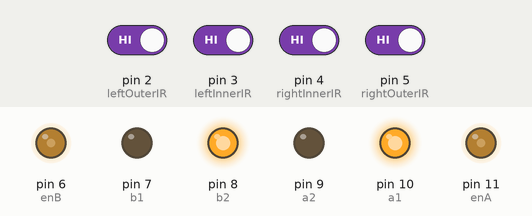
This sketch was run on a simulated Arduino Uno, built with avr-gcc and run on an emulated ATmega328P. Shown: output pins drawn as LEDs (lit = HIGH). Inputs (shaded band) come from the test bench; at power-on: pin 2 (leftOuterIR), pin 3 (leftInnerIR), pin 4 (rightInnerIR), pin 5 (rightOuterIR) HIGH.

Above: at 1.2 s.
1.3 s: pin 2 (leftOuterIR) driven LOW
At 2.5 s:
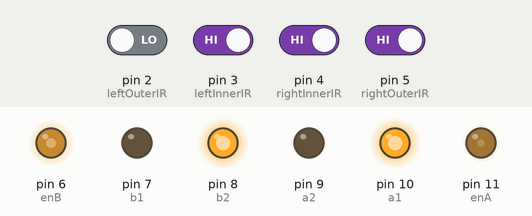
2.8 s: pin 3 (leftInnerIR) driven LOW
At 3.6 s:
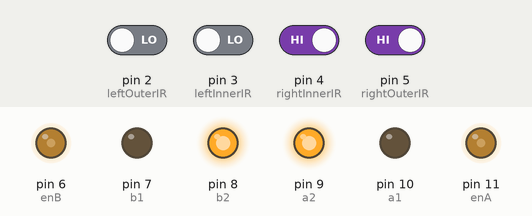
4.3 s: pin 5 (rightOuterIR) driven LOW
At 5.0 s:
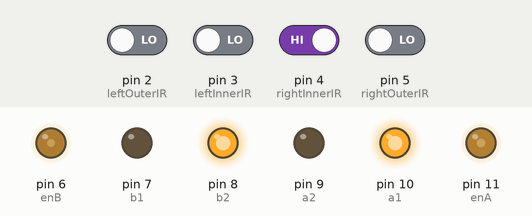
5.8 s: pin 4 (rightInnerIR) driven LOW
At 7.0 s:
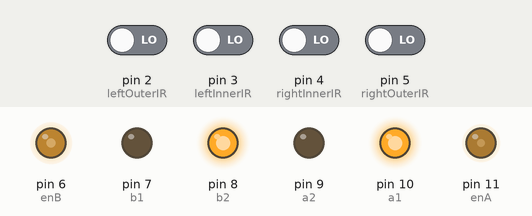
7.3 s: pin 2 (leftOuterIR) driven HIGH
At 8.2 s:
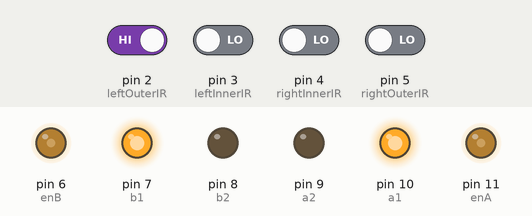
8.8 s: pin 4 (rightInnerIR) driven HIGH
At 9.7 s:
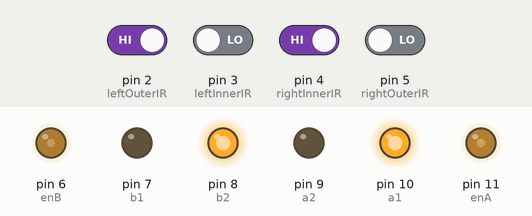
Timing chart, 0 to 11.3 s (numbered marks = the images above; inputs shaded):
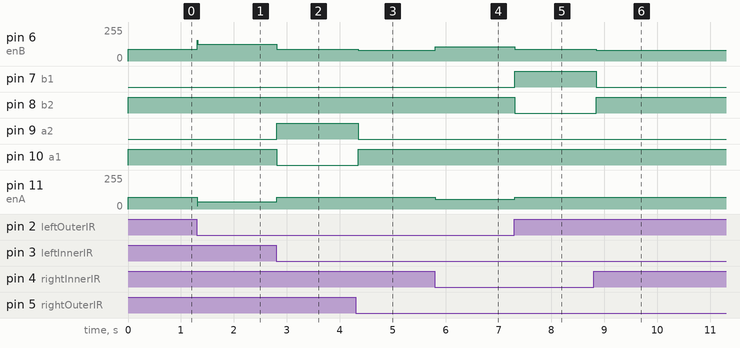

Measured:
- after the input at 1.3 s, pin 6 (enB): 90/255 → 126/255 at once; pin 11 (enA): 90/255 → 54/255 at once
- after the input at 2.8 s, pin 6 (enB): 126/255 → 90/255 at once; pin 9 (a2): LOW → HIGH at once; pin 10 (a1): HIGH → LOW at once; pin 11 (enA): 54/255 → 90/255 at once
- after the input at 4.3 s, pin 6 (enB): 90/255 → 80/255 after 0.05 s; pin 9 (a2): HIGH → LOW after 0.05 s; pin 10 (a1): LOW → HIGH after 0.05 s
- after the input at 5.8 s, pin 6 (enB): 80/255 → 108/255 at once; pin 11 (enA): 90/255 → 72/255 at once
- after the input at 7.3 s, pin 6 (enB): 108/255 → 90/255 at once; pin 7 (b1): LOW → HIGH at once; pin 8 (b2): HIGH → LOW at once; pin 11 (enA): 72/255 → 90/255 at once
- after the input at 8.8 s, pin 6 (enB): 90/255 → 80/255 after 0.05 s; pin 7 (b1): HIGH → LOW after 0.05 s; pin 8 (b2): LOW → HIGH after 0.05 s

The sketch:

car.ino
```cpp
#define STOP      0
#define RUN       1
#define BACK      2
#define LEFT      3
#define RIGHT     4
#define SOFT_LEFT 5   // 左缓弯
#define SOFT_RIGHT 6  // 右缓弯
#define SHARP_LEFT 7  // 左锐角弯（直角）
#define SHARP_RIGHT 8 // 右锐角弯（直角）

// 电机引脚
int a1 = 10;    // 右电机IN1
int a2 = 9;     // 右电机IN2
int b1 = 7;     // 左电机IN3
int b2 = 8;     // 左电机IN4

//电机使能pwm
int enA = 11;   // 右电机PWM使能
int enB = 6;    // 左电机PWM使能

// 传感器引脚（从左到右排列）
int leftOuterIR = 2;  // 左外
int leftInnerIR = 3;  // 左内
int rightInnerIR = 4; // 右内
int rightOuterIR = 5; // 右外

// 控制参数（优化后的值）
int baseSpeed = 90;        // 提高基础速度
int softTurnSpeed = 80;    // 缓转速度（单侧减速）
int sharpTurnSpeed = 90;   // 急转速度（单侧反转）
int recoverSpeed = 80;     // 回归轨道时的速度

// PID控制参数（优化后的值）
float Kp = 12.0;        // 降低比例系数
float Kd = 10.0;         // 提高微分系数
float error = 0;
float lastError = 0;
float derivative = 0;
float pidOutput = 0;

// 转向状态管理
int currentTurn = 0;    // 0-无转向，1-左转向，2-右转向
unsigned long turnStartTime = 0; // 转向开始时间
const unsigned long sharpTurnDuration = 7000; // 锐角弯持续时间(ms)
const unsigned long maxTurnTime = 8000;      // 最大转向时间(ms)
bool isRecovering = false; // 是否正在恢复寻迹状态

void setup() {
  // 初始化电机引脚
  pinMode(a1, OUTPUT);
  pinMode(a2, OUTPUT);
  pinMode(b1, OUTPUT);
  pinMode(b2, OUTPUT);
  pinMode(enA, OUTPUT);  // 初始化右电机PWM使能引脚
  pinMode(enB, OUTPUT);  // 初始化左电机PWM使能引脚

  // 初始化传感器引脚
  pinMode(leftOuterIR, INPUT_PULLUP); // 使用上拉电阻，检测到黑线时为LOW
  pinMode(leftInnerIR, INPUT_PULLUP);
  pinMode(rightInnerIR, INPUT_PULLUP);
  pinMode(rightOuterIR, INPUT_PULLUP);

  Serial.begin(9600); // 用于调试
}

void loop() {
  // 检测到黑线时为HIGH
  bool LOuter = digitalRead(leftOuterIR) == HIGH;
  bool LInner = digitalRead(leftInnerIR) == HIGH;
  bool RInner = digitalRead(rightInnerIR) == HIGH;
  bool ROuter = digitalRead(rightOuterIR) == HIGH;

  // 计算PID误差
  calculateError(LOuter, LInner, RInner, ROuter);

  // 执行PID计算
  computePID();

  // 检查转向超时
  if (currentTurn != 0 && millis() - turnStartTime > maxTurnTime) {
    currentTurn = 0; // 强制结束转向
    isRecovering = false;
  }

  // 循迹逻辑（优先级从高到低）
  if (LOuter && LInner && RInner && ROuter) {
    // 所有传感器检测到线：十字路口或停车线 - 继续行走
    drive(RUN, baseSpeed, baseSpeed);
    currentTurn = 0;
    isRecovering = false;
  }
  else if ((LOuter || (LOuter && LInner)) && !(ROuter || RInner)) {
    // 左急弯（直角或锐角）：左外或左外+左内触发
    startTurn(1);
    isRecovering = false;
    drive(SHARP_LEFT, sharpTurnSpeed, sharpTurnSpeed);
    delay(100);
  }
  else if ((ROuter || (ROuter && RInner)) && !(LOuter || LInner)) {
    // 右急弯（直角或锐角）：右外或右外+右内触发
    startTurn(2);
    isRecovering = false;
    drive(SHARP_RIGHT, sharpTurnSpeed, sharpTurnSpeed);
    delay(100);
  }
  else if (LInner && !RInner) {
    // 左内检测到线：轻微右转（右轮减速）
    drive(SOFT_RIGHT, baseSpeed, softTurnSpeed);
    currentTurn = 0; // 结束之前的转向状态
    isRecovering = false;
  }
  else if (!LInner && RInner) {
    // 右内检测到线：轻微左转（左轮减速）
    drive(SOFT_LEFT, softTurnSpeed, baseSpeed);
    currentTurn = 0; // 结束之前的转向状态
    isRecovering = false;
  }
  else if (!LInner && !RInner && !LOuter && !ROuter) {
    // 所有传感器未检测到线
    if (currentTurn != 0) {
      // 继续之前的转向或开始恢复寻迹
      if (!isRecovering) {
        isRecovering = true;
        turnStartTime = millis(); // 重置计时器用于恢复状态
      }
      continueTurn();
    } else {
      // 直行 + PID微调
      drive(RUN, baseSpeed + pidOutput, baseSpeed - pidOutput);
      isRecovering = false;
    }
  }
  else {
    // 其他情况：使用PID控制直行
    drive(RUN, baseSpeed + pidOutput, baseSpeed - pidOutput);
    isRecovering = false;
  }

  // 检查锐角弯是否完成
  if (isRecovering) {
    // 检测是否已回到轨道
    if ((currentTurn == 1 && (LInner || RInner)) ||
        (currentTurn == 2 && (RInner || LInner))) {
      currentTurn = 0;
      isRecovering = false;
    }
  }

  delay(10); // 控制循环频率
}

// 开始新的转向
void startTurn(int direction) {
  if (currentTurn != direction) {
    currentTurn = direction;
    turnStartTime = millis();
    isRecovering = false;
  }
}

// 继续转向
void continueTurn() {
  if (currentTurn == 1) {
    drive(SHARP_LEFT, recoverSpeed, recoverSpeed);
  } else if (currentTurn == 2) {
    drive(SHARP_RIGHT, recoverSpeed, recoverSpeed);
  }
}

// 计算PID误差（优化）
void calculateError(bool LOuter, bool LInner, bool RInner, bool ROuter) {
  // 更精确的误差计算
  if (LOuter && !ROuter) error = -3.0;        // 强左偏
  else if (LOuter && ROuter) error = lastError; // 十字路口保持原误差
  else if (LInner && !RInner) error = -1.5;   // 中左偏
  else if (!LInner && RInner) error = 1.5;    // 中右偏
  else if (ROuter && !LOuter) error = 3.0;    // 强右偏
  else if (LInner && RInner) error = 0;       // 居中
  else error = lastError;                     // 其他情况保持误差
}

// 执行PID计算（优化）
void computePID() {
  // 仅当不需要急转弯时使用PID
  if (currentTurn == 0 && !isRecovering) {
    derivative = error - lastError;
    pidOutput = Kp * error + Kd * derivative;

    // 限制输出范围
    if (pidOutput > baseSpeed) pidOutput = baseSpeed;
    if (pidOutput < -baseSpeed) pidOutput = -baseSpeed;

    lastError = error;
  } else {
    // 转向时重置PID
    pidOutput = 0;
    lastError = 0;
  }
}

// 电机驱动函数（优化）
void drive(int mode, int leftSpeed, int rightSpeed) {
  leftSpeed = constrain(leftSpeed, 0, 255);
  rightSpeed = constrain(rightSpeed, 0, 255);

  switch (mode) {
    case RUN: // 直行
      // 左电机正转
      digitalWrite(b1, LOW);
      digitalWrite(b2, HIGH);
      analogWrite(enB, leftSpeed);
      // 右电机正转
      digitalWrite(a1, HIGH);
      digitalWrite(a2, LOW);
      analogWrite(enA, rightSpeed);
      break;

    case SOFT_LEFT: // 左缓弯
      // 左电机减速正转
      digitalWrite(b1, LOW);
      digitalWrite(b2, HIGH);
      analogWrite(enB, leftSpeed);
      // 右电机全速正转
      digitalWrite(a1, HIGH);
      digitalWrite(a2, LOW);
      analogWrite(enA, rightSpeed);
      break;

    case SOFT_RIGHT: // 右缓弯
      // 左电机全速正转
      digitalWrite(b1, LOW);
      digitalWrite(b2, HIGH);
      analogWrite(enB, leftSpeed);
      // 右电机减速正转
      digitalWrite(a1, HIGH);
      digitalWrite(a2, LOW);
      analogWrite(enA, rightSpeed);
      break;

    case SHARP_LEFT: // 左急弯（直角）
      // 左电机反转
      digitalWrite(b1, HIGH);
      digitalWrite(b2, LOW);
      analogWrite(enB, leftSpeed);
      // 右电机正转
      digitalWrite(a1, HIGH);
      digitalWrite(a2, LOW);
      analogWrite(enA, rightSpeed);
      break;

    case SHARP_RIGHT: // 右急弯（直角）
      // 左电机正转
      digitalWrite(b1, LOW);
      digitalWrite(b2, HIGH);
      analogWrite(enB, leftSpeed);
      // 右电机反转
      digitalWrite(a1, LOW);
      digitalWrite(a2, HIGH);
      analogWrite(enA, rightSpeed);
      break;

    case STOP: // 停车
      digitalWrite(b1, LOW);
      digitalWrite(b2, LOW);
      analogWrite(enB, 0);
      digitalWrite(a1, LOW);
      digitalWrite(a2, LOW);
      analogWrite(enA, 0);
      break;
  }
}
```
